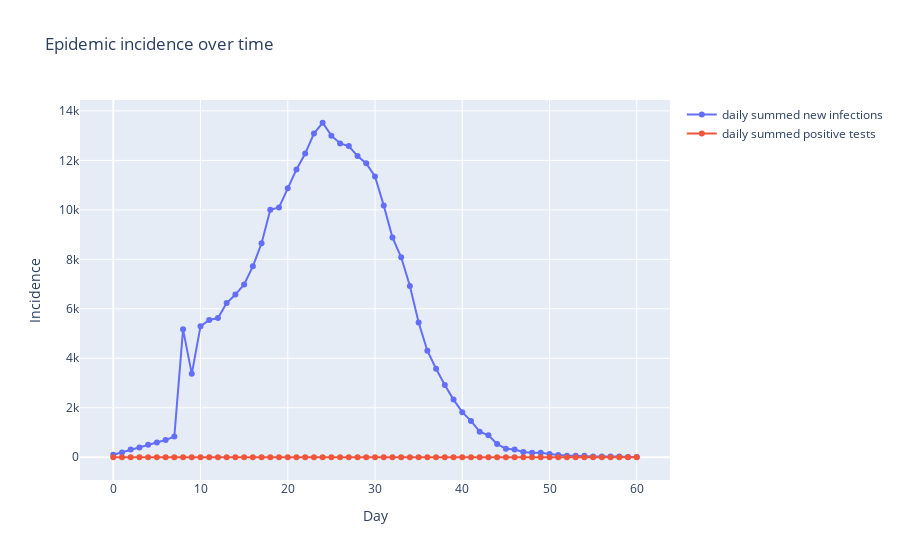

The notebook cell saved with this chart:
### Code cell
plotter = ABM_Plotter(abm)
# Displays the new infections and positive tests, and saves the image.
plotter.plot_curves(show_fig=True, save_img_to="tests/figures/simulation.jpg")

### Figure 1 — Plotly figure (JSON) as saved in the notebook; plotly's stock layout.template omitted (floating-point values rounded to 4 significant figures)
{"data": [{"mode": "lines+markers", "name": "daily summed new infections", "type": "scatter", "x": [0, 1, 2, 3, 4, 5, 6, 7, 8, 9, 10, 11, 12, 13, 14, 15, 16, 17, 18, 19, 20, 21, 22, 23, 24, 25, 26, 27, 28, 29, 30, 31, 32, 33, 34, 35, 36, 37, 38, 39, 40, 41, 42, 43, 44, 45, 46, 47, 48, 49, 50, 51, 52, 53, 54, 55, 56, 57, 58, 59, 60], "y": [102, 197, 318, 398, 503, 598, 697, 836, 5171, 3371, 5291, 5550, 5626, 6234, 6575, 6985, 7718, 8651, 10006, 10096, 10874, 11635, 12276, 13086, 13521, 12999, 12687, 12581, 12175, 11879, 11348, 10181, 8884, 8081, 6919, 5446, 4307, 3579, 2924, 2330, 1823, 1470, 1035, 887, 534, 347, 316, 211, 184, 178, 130, 87, 57, 59, 59, 31, 26, 35, 30, 8, 13, 10, 5, 10, 3, 4, 13, 10, 8]}, {"mode": "lines+markers", "name": "daily summed positive tests", "type": "scatter", "x": [0, 1, 2, 3, 4, 5, 6, 7, 8, 9, 10, 11, 12, 13, 14, 15, 16, 17, 18, 19, 20, 21, 22, 23, 24, 25, 26, 27, 28, 29, 30, 31, 32, 33, 34, 35, 36, 37, 38, 39, 40, 41, 42, 43, 44, 45, 46, 47, 48, 49, 50, 51, 52, 53, 54, 55, 56, 57, 58, 59, 60], "y": [0, 0, 0, 0, 0, 0, 0, 0, 0, 0, 0, 0, 0, 0, 0, 0, 0, 0, 0, 0, 0, 0, 0, 0, 0, 0, 0, 0, 0, 0, 0, 0, 0, 0, 0, 0, 0, 0, 0, 0, 0, 0, 0, 0, 0, 0, 0, 0, 0, 0, 0, 0, 0, 0, 0, 0, 0, 0, 0, 0, 0, 0, 0, 0, 0, 0, 0, 0, 0]}], "layout": {"title": {"text": "Epidemic incidence over time"}, "xaxis": {"title": {"text": "Day"}}, "yaxis": {"title": {"text": "Incidence"}}}}
